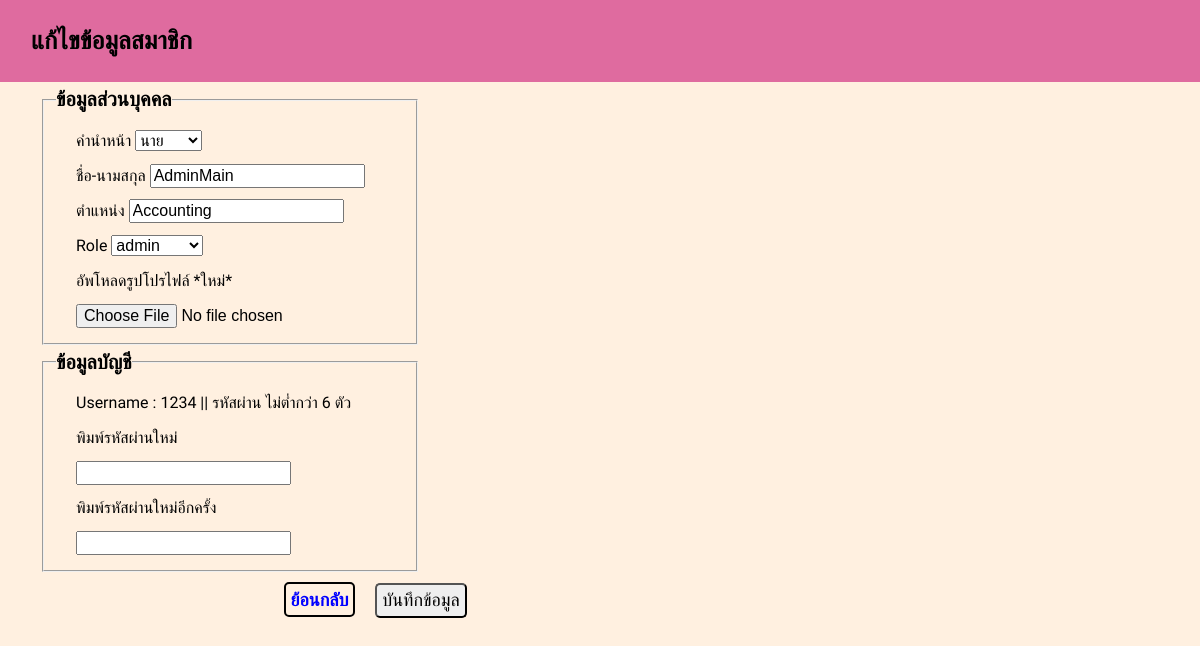
Screenshot of /edit_profile.php?user_id=42 with the database file from the repository.
### tables this page shows
CREATE TABLE `account` (
  `user_id` int(100) UNSIGNED NOT NULL,
  `pre` varchar(100) NOT NULL,
  `fullname` varchar(100) NOT NULL,
  `work` text NOT NULL,
  `profile` varchar(1000) NOT NULL,
  `username` varchar(50) NOT NULL,
  `password` varchar(50) NOT NULL,
  `role` varchar(100) NOT NULL
);

### edit_profile.php (the view, shortened to what this page needs)
<!DOCTYPE html>
<html lang="en">
<head>
    <link rel="stylesheet" href="plugin/bootstrap/css/bootstrap-grid.css">
    <link rel="stylesheet" href="css/edit_pro.css">
</head>
<body>
    <?php
    include('config.php');
    $sql = "SELECT * FROM account WHERE user_id='" . $_GET['user_id'] . "' LIMIT 1";
    $result = mysqli_query($link, $sql) or die(mysqli_error($link));
    $info = mysqli_fetch_assoc($result);
    ?>
    <header>
        <nav class="navbar fixed-top navbar-nav-scroll">
            <div class="header">
                <h3>แก้ไขข้อมูลสมาชิก</h3>
            </div>
        </nav>
    </header>
    <form action="do_edit_profile.php" method="post" enctype="multipart/form-data">
        <fieldset>
            <legend>ข้อมูลส่วนบุคคล</legend>
            <div class="form-group">
                <label for="pre">คำนำหน้า</label>
                <select name="pre" id="pre">
                    <option value="นาย" <?php
                                        if ($info['pre'] == 'นาย')
                                            print 'selected';
                                        ?>>นาย</option>
                </select>
            </div>
            <div class="form-group">
                <label for="fullname">ชื่อ-นามสกุล</label>
                <input type="text" name="fullname" id="fullname" required value="<?= $info['fullname'] ?>">
            </div>
            <div class="form-group">
                <label for="work">ตำแหน่ง</label>
                <input type="text" name="work" id="work" required value="<?= $info['work'] ?>">
            </div>
            <div class="form-group">
                <label for="role">Role</label>
                <select name="role" id="role">
                    <option value="admin" <?php
                                            if ($info['role'] == 'admin')
                                                print 'selected';
                                            ?>>admin</option>
                </select>
            </div>
            <div class="form-group">
                อัพโหลดรูปโปรไฟล์ *ใหม่*
                <input type="file" name="profile" id="profile">
            </div>
        </fieldset>
        <fieldset>
            <legend>ข้อมูลบัญชี</legend>
            <div class="form-group">
                <label for="username">Username : </label><?= $info['username'] ?> || รหัสผ่าน ไม่ต่ำกว่า 6 ตัว
            </div>
            <div class="form-group">
                <label for="password1">พิมพ์รหัสผ่านใหม่ </label><br>
                <input type="password" name="password1" id="password1">
            </div>
            <div class="form-group">
                <label for="password2">พิมพ์รหัสผ่านใหม่อีกครั้ง</label><br>
                <input type="password" name="password2" id="password2">
            </div>
        </fieldset>
        <div class="a"><a href="backoffice.php?page=user">ย้อนกลับ</a>&nbsp;&nbsp;&nbsp;&nbsp;
            <input type="button" class="but" id="btn-ok" value="บันทึกข้อมูล">
        </div>
    </form>
</body>
</html>

### css/edit_pro.css (style rules this page uses)
body { margin: 0; font-family: 'Sarabun', sans-serif; background-color: rgba(255, 227, 194, 0.5); }
.header { background: rgb(223, 107, 159); padding: 1px; }
.header h3 { padding-left: 30px; font-size: 25px; font-weight: bolder; }
legend { padding: 0; font-weight: bold; font-size: 20px; }
form { padding-left: 40px; line-height: 35px; font-size: 16px; }
select,input { font-size: 16px; }
.form-group { padding-left: 20px; padding-top: 0px; }
fieldset { width: 30%; }
.but { padding: 5px; font-size: 18px; }
.a { padding-top: 10px; padding-left: 21%; }
.but { cursor: pointer; transition: 0.5s; border-radius: 5px; font-size: 18px; }
a { text-decoration: none; color: blue; font-weight: bold; border-radius: 5px; padding: 5px; font-size: 18px; transition: 0.5s; border: 2px solid black; }

### rows the page displays
account: pre "นาย", fullname "AdminMain", work "Accounting", role "admin", username "1234"
